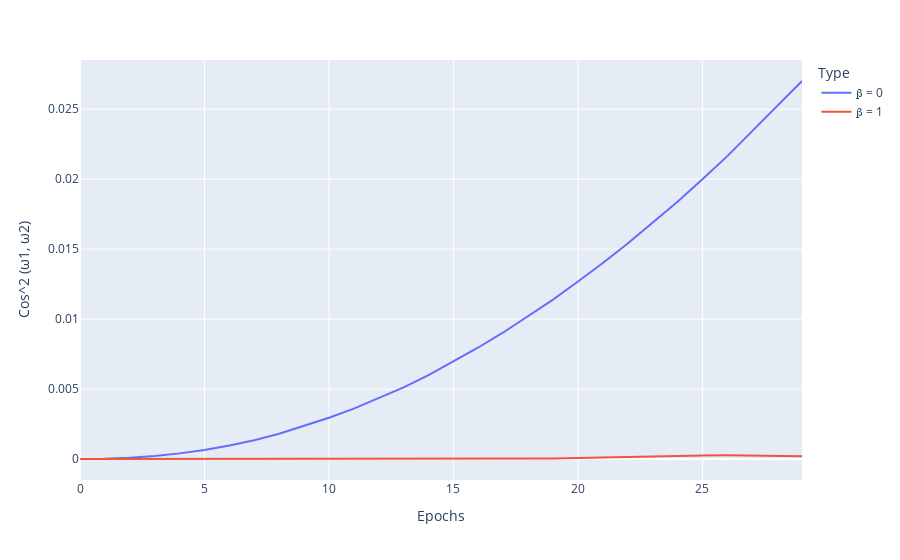

Notebook source saved alongside this figure:
### Code cell
data_dict = {'Epochs': 2 * [i for i in range(len(beta_0_cos))], 
             'Cos^2 (ω1, ω2)': beta_0_cos + beta_1_cos,
             'Type': ["ꞵ = 0" for i in range(len(beta_0_cos))] + ["ꞵ = 1" for i in range(len(beta_1_cos))]}

df = pd.DataFrame(data_dict)

fig = px.line(df, x='Epochs', y='Cos^2 (ω1, ω2)', color='Type')
fig.show()
fig.write_html('cos_plot.html')

### Figure 1 — Plotly figure (JSON) as saved in the notebook; plotly's stock layout.template omitted (floating-point values rounded to 4 significant figures)
{"data": [{"hovertemplate": "Type=ꞵ = 0<br>Epochs=%{x}<br>Cos^2 (ω1, ω2)=%{y}<extra></extra>", "legendgroup": "ꞵ = 0", "line": {"color": "#636efa", "dash": "solid"}, "marker": {"symbol": "circle"}, "mode": "lines", "name": "ꞵ = 0", "orientation": "v", "showlegend": true, "type": "scatter", "x": [0, 1, 2, 3, 4, 5, 6, 7, 8, 9, 10, 11, 12, 13, 14, 15, 16, 17, 18, 19, 20, 21, 22, 23, 24, 25, 26, 27, 28, 29], "xaxis": "x", "y": [2.702e-06, 1.414e-05, 8.799e-05, 0.0002178, 0.0004022, 0.0006498, 0.0009622, 0.00134, 0.0018, 0.002348, 0.00295, 0.003601, 0.004338, 0.005121, 0.005999, 0.006969, 0.007971, 0.009043, 0.01019, 0.01139, 0.01269, 0.014, 0.01541, 0.01688, 0.01839, 0.02, 0.02165, 0.02343, 0.02522, 0.02702], "yaxis": "y"}, {"hovertemplate": "Type=ꞵ = 1<br>Epochs=%{x}<br>Cos^2 (ω1, ω2)=%{y}<extra></extra>", "legendgroup": "ꞵ = 1", "line": {"color": "#EF553B", "dash": "solid"}, "marker": {"symbol": "circle"}, "mode": "lines", "name": "ꞵ = 1", "orientation": "v", "showlegend": true, "type": "scatter", "x": [0, 1, 2, 3, 4, 5, 6, 7, 8, 9, 10, 11, 12, 13, 14, 15, 16, 17, 18, 19, 20, 21, 22, 23, 24, 25, 26, 27, 28, 29], "xaxis": "x", "y": [4.201e-10, 7.057e-10, 6.807e-08, 8.644e-08, 1.056e-07, 1.239e-07, 1.842e-07, 2.575e-07, 2.859e-07, 4.147e-07, 5.451e-07, 6.763e-07, 8.446e-07, 1.14e-06, 1.764e-06, 3.071e-06, 4.547e-06, 8.917e-06, 1.84e-05, 3.538e-05, 6.548e-05, 0.0001053, 0.0001502, 0.0001987, 0.000233, 0.0002589, 0.0002607, 0.0002542, 0.0002318, 0.0001941], "yaxis": "y"}], "layout": {"legend": {"title": {"text": "Type"}, "tracegroupgap": 0}, "margin": {"t": 60}, "xaxis": {"anchor": "y", "domain": [0, 1], "title": {"text": "Epochs"}}, "yaxis": {"anchor": "x", "domain": [0, 1], "title": {"text": "Cos^2 (ω1, ω2)"}}}}
